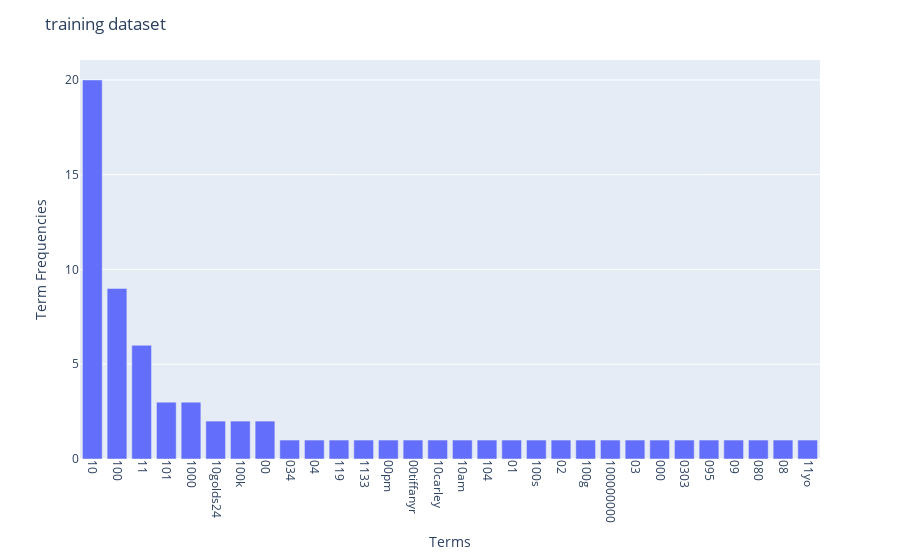
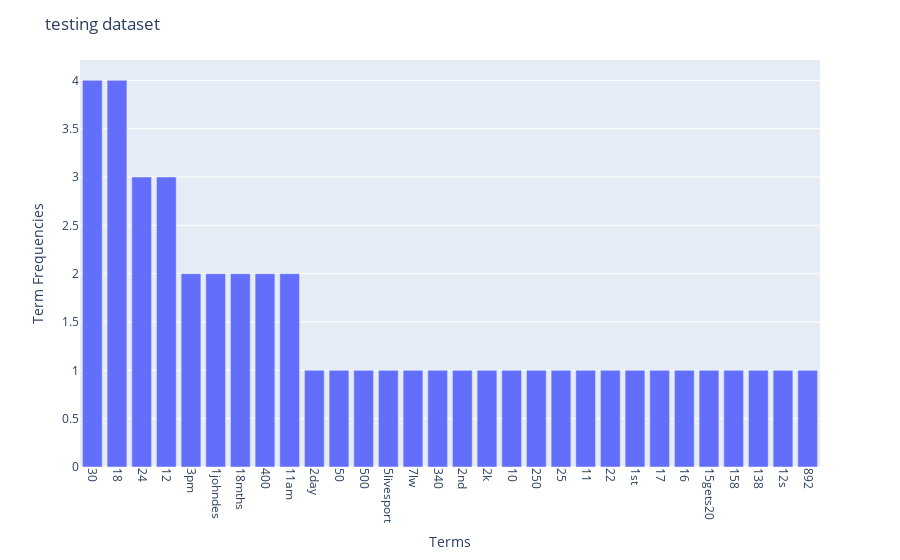

Here is the notebook cell these charts were saved with, in order:
### Code cell
def plot_freq(tf, vectorizer, title='', k=30):
    data = {'Terms': vectorizer.get_feature_names_out()[:k], 'Term Frequencies': tf[:k]}
    df = pd.DataFrame(data)

    # Sort the data in descending order of term frequencies
    df = df.sort_values(by='Term Frequencies', ascending=False)

    fig = px.bar(df, x='Terms', y='Term Frequencies', labels={'Term Frequencies': 'Term Frequencies'})
    fig.update_xaxes(tickangle=90)  # Rotate x-axis labels for better visibility
    fig.update_layout(title_text=title)

    fig.show()
plot_freq(term_frequencies_train, count_vect_train, "training dataset")
plot_freq(term_frequencies_test, count_vect_test, "testing dataset")

### Figure 1 — Plotly figure (JSON) as saved in the notebook; plotly's stock layout.template omitted (floating-point values rounded to 4 significant figures)
{"data": [{"alignmentgroup": "True", "hovertemplate": "Terms=%{x}<br>Term Frequencies=%{y}<extra></extra>", "legendgroup": "", "marker": {"color": "#636efa", "pattern": {"shape": ""}}, "name": "", "offsetgroup": "", "orientation": "v", "showlegend": false, "textposition": "auto", "type": "bar", "x": ["10", "100", "11", "101", "1000", "10golds24", "100k", "00", "034", "04", "119", "1133", "00pm", "00tiffanyr", "10carley", "10am", "104", "01", "100s", "02", "100g", "100000000", "03", "000", "0303", "095", "09", "080", "08", "11yo"], "xaxis": "x", "y": [20, 9, 6, 3, 3, 2, 2, 2, 1, 1, 1, 1, 1, 1, 1, 1, 1, 1, 1, 1, 1, 1, 1, 1, 1, 1, 1, 1, 1, 1], "yaxis": "y"}], "layout": {"barmode": "relative", "legend": {"tracegroupgap": 0}, "margin": {"t": 60}, "title": {"text": "training dataset"}, "xaxis": {"anchor": "y", "domain": [0, 1], "tickangle": 90, "title": {"text": "Terms"}}, "yaxis": {"anchor": "x", "domain": [0, 1], "title": {"text": "Term Frequencies"}}}}

### Figure 2 — Plotly figure (JSON) as saved in the notebook; plotly's stock layout.template omitted (floating-point values rounded to 4 significant figures)
{"data": [{"alignmentgroup": "True", "hovertemplate": "Terms=%{x}<br>Term Frequencies=%{y}<extra></extra>", "legendgroup": "", "marker": {"color": "#636efa", "pattern": {"shape": ""}}, "name": "", "offsetgroup": "", "orientation": "v", "showlegend": false, "textposition": "auto", "type": "bar", "x": ["30", "18", "24", "12", "3pm", "1johndes", "18mths", "400", "11am", "2day", "50", "500", "5livesport", "7lw", "340", "2nd", "2k", "10", "250", "25", "11", "22", "1st", "17", "16", "15gets20", "158", "138", "12s", "892"], "xaxis": "x", "y": [4, 4, 3, 3, 2, 2, 2, 2, 2, 1, 1, 1, 1, 1, 1, 1, 1, 1, 1, 1, 1, 1, 1, 1, 1, 1, 1, 1, 1, 1], "yaxis": "y"}], "layout": {"barmode": "relative", "legend": {"tracegroupgap": 0}, "margin": {"t": 60}, "title": {"text": "testing dataset"}, "xaxis": {"anchor": "y", "domain": [0, 1], "tickangle": 90, "title": {"text": "Terms"}}, "yaxis": {"anchor": "x", "domain": [0, 1], "title": {"text": "Term Frequencies"}}}}
